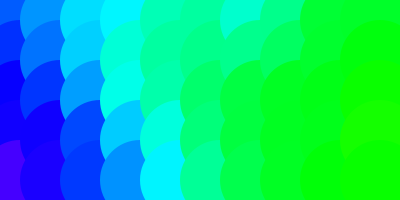
Frame 1 (no input)
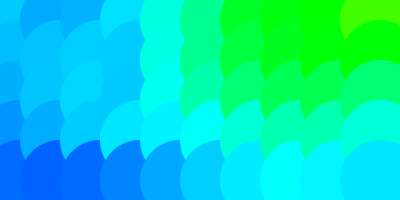
Frame 60 (the mouse pressed at the canvas centre just before this capture)
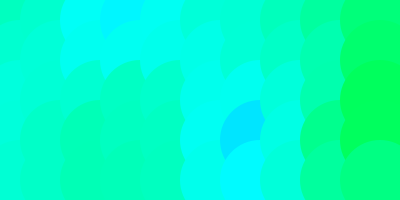
Frame 120 (the mouse held since frame 60 and released just before this capture)

The Processing sketch that drew these frames (run headless with seeded random() and noise(); from frame 60 on, the mouse is pressed at the canvas centre):

// Processing sketch: efeito_lantejoula_candyspace
// ── efeito_lantejoula_candyspace.pde
float z = 0;

void setup() {
  size(400, 200);
  noStroke();
  colorMode(HSB); //hue saturation brightness
}
void draw() {
  float x = 0;
  while (x < width) {
    float y = 0;
    while (y < height) {
      float co = 255 * noise(x/500, y/500, z);
      fill(co, 255, 255);
      ellipse(20 + x, 20 + y, 80, 80);
      y = y + 40;
    }
    x = x + 40;
  }
  z = z + 0.01;
}
